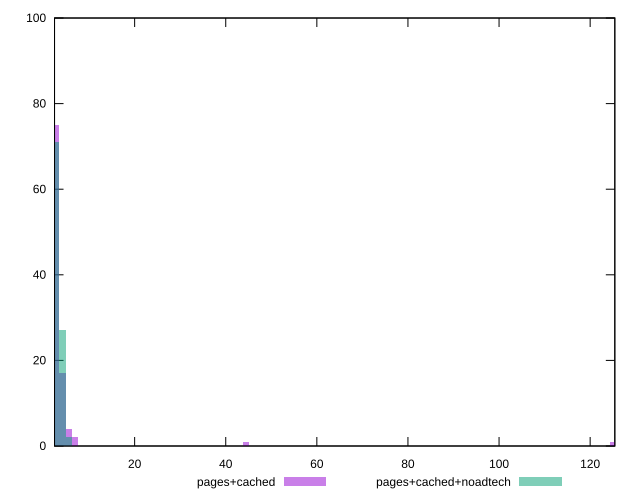

Generate this figure with gnuplot:
reset

$pagesCached <<EOF
125.0446758473928 1
6.946926435966266 2
5.557541148773013 4
2.7787705743865065 75
44.460329190184105 1
4.16815586157976 17
EOF

$pagesCachedNoadtech <<EOF
4.16815586157976 27
2.7787705743865065 71
5.557541148773013 2
EOF

set key outside below
set boxwidth 1.3893852871932533
set xrange [2.4120000000000004:125.41699999999999]
set yrange [0:100]
set trange [0:100]
set style fill transparent solid 0.5 noborder
set terminal svg size 640, 500 enhanced background rgb 'white'
set output "report_00009_2021-02-08T22-37-41.559Z/server-response-time/comparison/histogram/1_vs_2.svg"

plot $pagesCached title "pages+cached" with boxes, \
     $pagesCachedNoadtech title "pages+cached+noadtech" with boxes

reset
